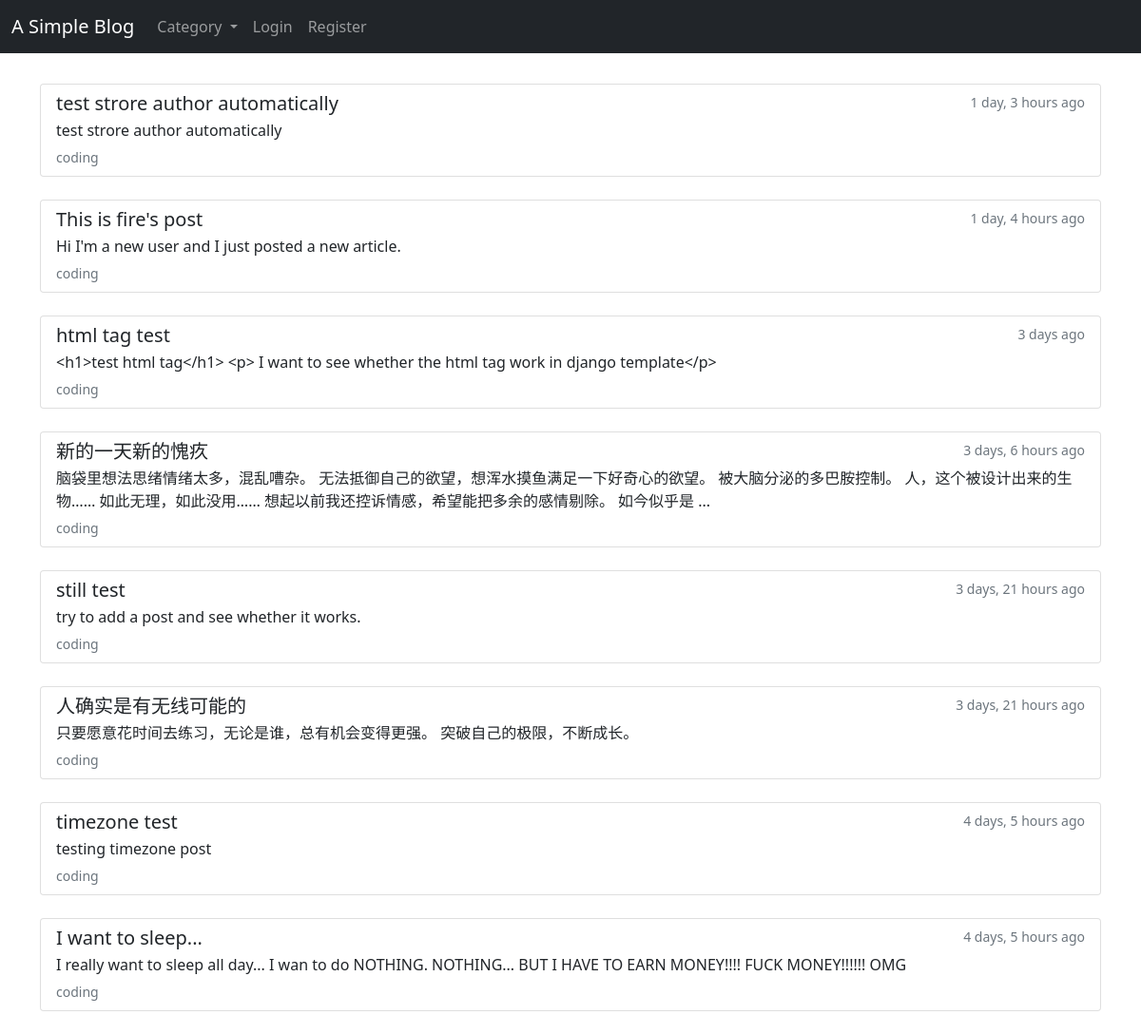
The page /category/coding/ on the database as committed earlier.
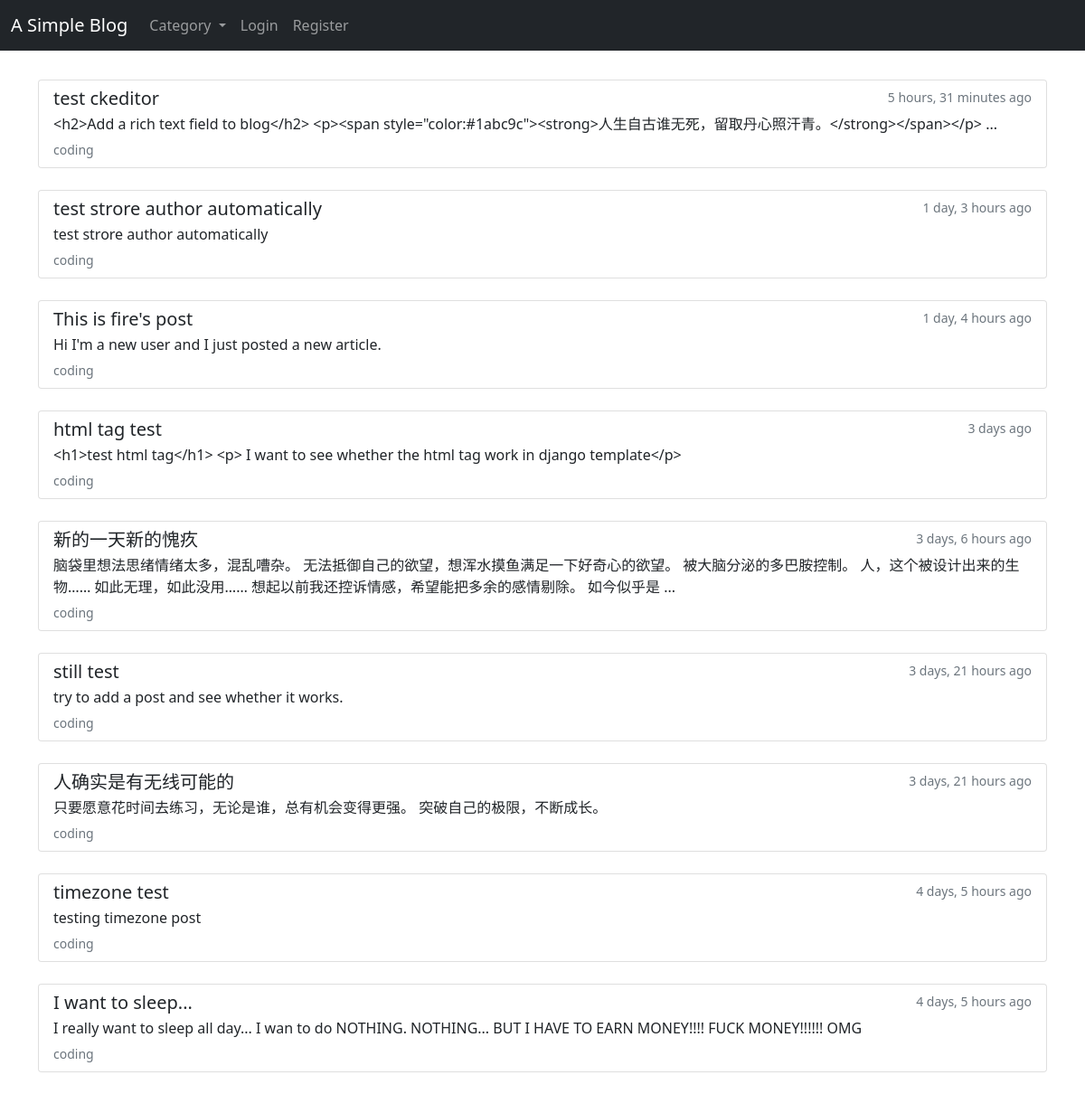
The same page on the database as committed later.
### myBlog/models.py (models this page shows, shortened)
class Post(models.Model):
    title = models.CharField(max_length=255)
    author = models.ForeignKey(User, on_delete=CASCADE, null=False)
    tag = models.CharField(max_length=255)
    category = models.CharField(max_length=50, default="coding")
    body = RichTextField(blank=True, null=True)
    post_time = models.DateTimeField(auto_now_add=True)
    likes = models.ManyToManyField(User, related_name="like_list")
    class Meta:
        ordering = ['-post_time']

### myBlog/views.py (the view)
class CategoryPostsView(generic.ListView):
    model = Post
    template_name = 'myBlog/category_posts.html'
    def get_context_data(self, **kwargs):
        posts_list = Post.objects.filter(category=self.kwargs['category'])
        context = super().get_context_data(**kwargs)
        context['posts_list'] = posts_list
        return context

### myBlog/context_processors.py (called while the page is built)
def get_category_list(request):
    category_list = Category.objects.all()
    return {
        'category_list': category_list,
    }

### myBlog/models.py (called while the page is built)
    def __str__(self):
        return self.name

### myBlog/templates/myBlog/category_posts.html (shortened to what this page needs)
{% extends 'base.html' %} {% block title %} My Blog {% endblock %}
{% block body %}
<br />
{% if posts_list %}
{% for post in posts_list %}
<div class="list-group">
  <a href="{% url 'article_detail' post.pk %}" class="list-group-item list-group-item-action">
    <div class="d-flex w-100 justify-content-between">
      <h5 class="mb-1">{{ post.title }}</h5>
      <small class="text-muted">{{ post.post_time|timesince }} ago</small>
    </div>
    <p class="mb-1">
      {% if post.body|length > 120 %}
      {{ post.body|slice:":120" }} ...
      {% else %}
      {{ post.body }}
      {% endif %}
    </p>
    <small class="text-muted">{{ post.category }}</small>
  </a>
</div>
<br />
{% endfor %}
{% else %}
<p><strong>Sorry, there are no articles fall under this category.</strong></p>
{% endif %}
{% endblock %}

Rows that differ between the two databases and show on the page:
added Post: title "test ckeditor", post_time "5 hours, 31 minutes", body "<h2>Add a rich text field to blog</h2> <p><span style=\"color:#1abc9c\"><strong>人生自古谁无死，留取丹心照汗青。</strong></span></p>", category "coding"
